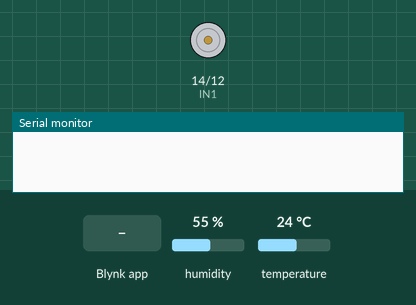
The sketch below on a simulated ESP8266 (NodeMCU). On the bench: motor-driver pin pairs drawn as motors (green arrow = first pin HIGH = forward, orange = second pin HIGH = backward, longer = more drive, scaled by the enable pin), the last lines printed to the serial monitor. The inputs (shaded band) are chosen by the test bench; at power-on: humidity 55 %, temperature 24 °C. WiFi joins after 1.5 s; servers stay silent unless stated.

Above: at 3.0 s.
3.1 s: Blynk app writes 1 to V2
At 3.7 s:
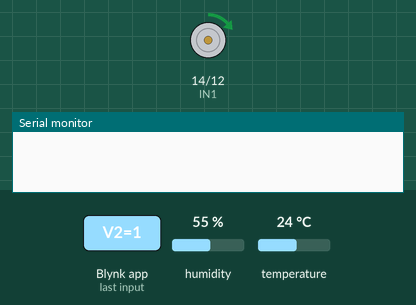
4.6 s: Blynk app writes 200 to V2
At 6.0 s:
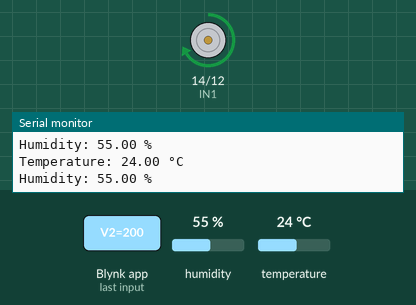
Timing chart, 0 to 7.6 s (numbered marks = the images above; inputs shaded):
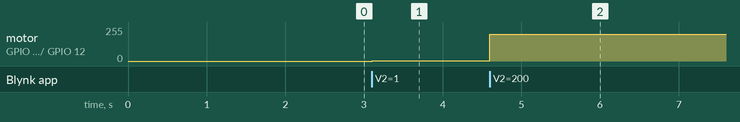

Measured:
- after the input at 3.1 s, motor on GPIO 14 (IN1) / GPIO 12 (IN2): stopped → forward 1/255 at once
- after the input at 4.6 s, motor on GPIO 14 (IN1) / GPIO 12 (IN2): forward 1/255 → forward 200/255 at once

The sketch:

Fan_Speed_control.ino
```cpp
#define BLYNK_PRINT Serial

#define BLYNK_TEMPLATE_ID "TMPL3Yigo05eZ"
#define BLYNK_TEMPLATE_NAME "Fan Speed"
#define BLYNK_AUTH_TOKEN "fnp8LRidzRZwFEQkxV1NQanzofNwVEBO"

#include <ESP8266WiFi.h>
#include <BlynkSimpleEsp8266.h>
#include <DHT.h>

char ssid[] = "mvsk";
char pass[] = "9441762578";

#define DHTPIN 4
#define DHTTYPE DHT11
DHT dht(DHTPIN, DHTTYPE);

#define IN1 14
#define IN2 12
#define ENA 0

BlynkTimer timer;

int fanSpeed = 0;

void controlFan() {
  if (fanSpeed > 0) {
    digitalWrite(IN1, HIGH);
    digitalWrite(IN2, LOW);
    analogWrite(ENA, fanSpeed);
  } else {
    digitalWrite(IN1, LOW);
    digitalWrite(IN2, LOW);
    analogWrite(ENA, 0);
  }
}

BLYNK_WRITE(V2) {
  fanSpeed = param.asInt();
}

void sendSensorData() {
  float temperature = dht.readTemperature();
  float humidity = dht.readHumidity();

  if (isnan(temperature) || isnan(humidity)) {
    Serial.println("Failed to read from DHT sensor!");
    return;
  }

  Serial.print("Temperature: ");
  Serial.print(temperature);
  Serial.println(" °C");

  Serial.print("Humidity: ");
  Serial.print(humidity);
  Serial.println(" %");

  Blynk.virtualWrite(V0, temperature);
  Blynk.virtualWrite(V1, humidity);
}

void setup() {
  Serial.begin(9600);
  Blynk.begin(BLYNK_AUTH_TOKEN, ssid, pass);
  dht.begin();

  pinMode(IN1, OUTPUT);
  pinMode(IN2, OUTPUT);
  pinMode(ENA, OUTPUT);

  timer.setInterval(2000L, sendSensorData);
}

void loop() {
  Blynk.run();
  timer.run();
  controlFan();
}
```
